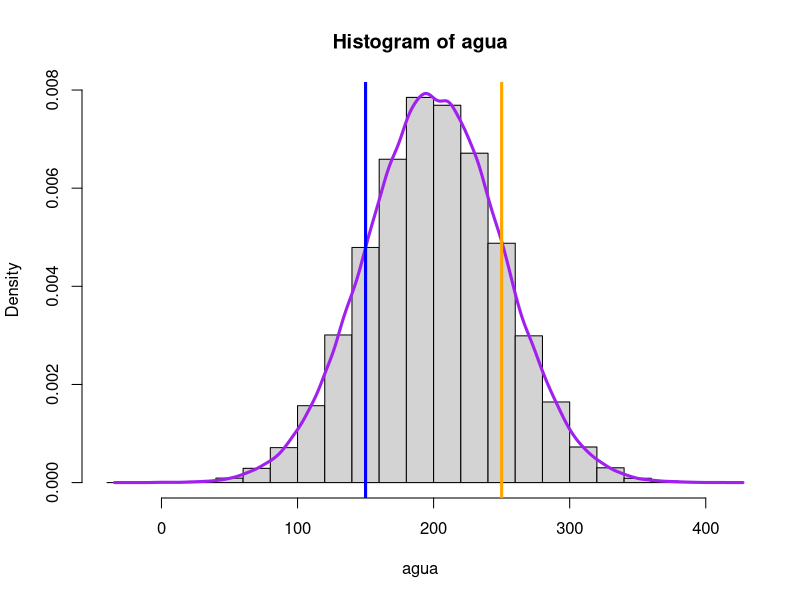
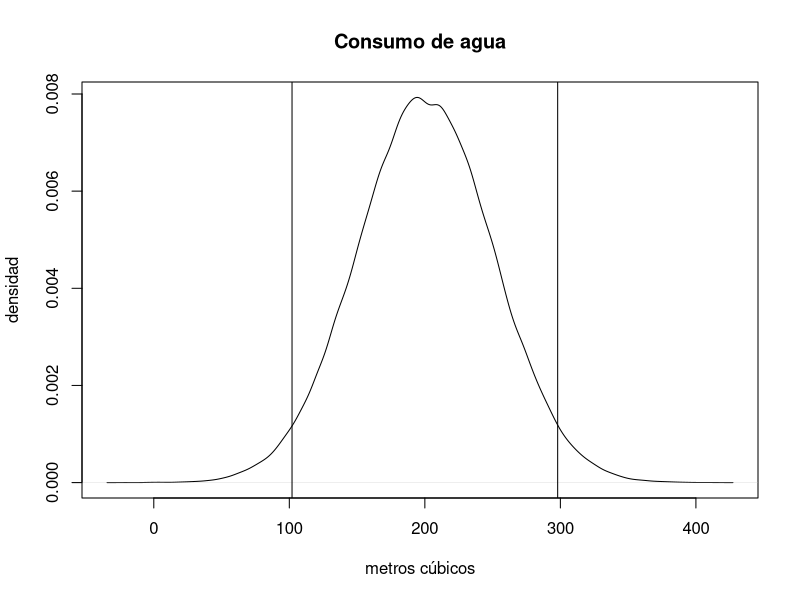

The R script that drew these images, in order:
#Clase 17JUN
rnorm(2)
#simulación de eso
agua<-rnorm(100000, mean=200, sd=50)
hist(agua, freq = F)
aguaD<-density(agua)
lines(aguaD, col="purple", lwd=3)
abline(v=250, col="orange", lwd=3)
abline(v=150, col="blue", lwd=3)

plot(aguaD, main = "Consumo de agua", xlab = "metros cúbicos", ylab = "densidad")
abline(v=qnorm(0.025, 200, 50))
abline(v=qnorm(0.975, 200, 50))
#no siempre las muestras van a ser así de grandes entonces no vamos a obtener siempre así histogramas bonitos y asuich

#cual será la probabilidad del área antes de la línea, saber que porcentaje son
pnorm(150, mean=200, sd=50)
#ahí nos dice que el 15.86% de los consumidores usan menos de 150 m3 de agua
#ahora para ver lo del otro lado de la cola, es usando lower.tail=F
pnorm(250,mean=200, sd=50, lower.tail=F)
#es exactamente igual, casi el 16% usan más de 250 m3 de agua
#esto se puede para cualquier distribución de probabilidad

z<-1.44
#encontrar la probabilidad de que z sea más grande que ?
v<-pnorm(1.44,lower.tail=F)
v
p<-2*v
p
#entonces la probabilidad de obtener una z tan grande como la que obtuvimos es casi del 15%, concluimos que es plausible que la hipótesis nula sea verdadera, no hay evidencia para rechazarla
v1<-pnorm(2.42,lower.tail=F)
v1
#como el valor de p en este caos es menor que 0.05 entonces la hipótesis nula si se rechaza alv y ya 

qt(0.95, 9, lower.tail=T)
#Ese es el valor crítico

#esto es para buscar la z del otro valor de significancia. 
qnorm(0.01, lower.tail=F)
#de esto ya se que es del lado positivo
qnorm(0.5)#esto es para comprobar lo que dijo moni
#ya con esto se saca el valor crítico, el z
